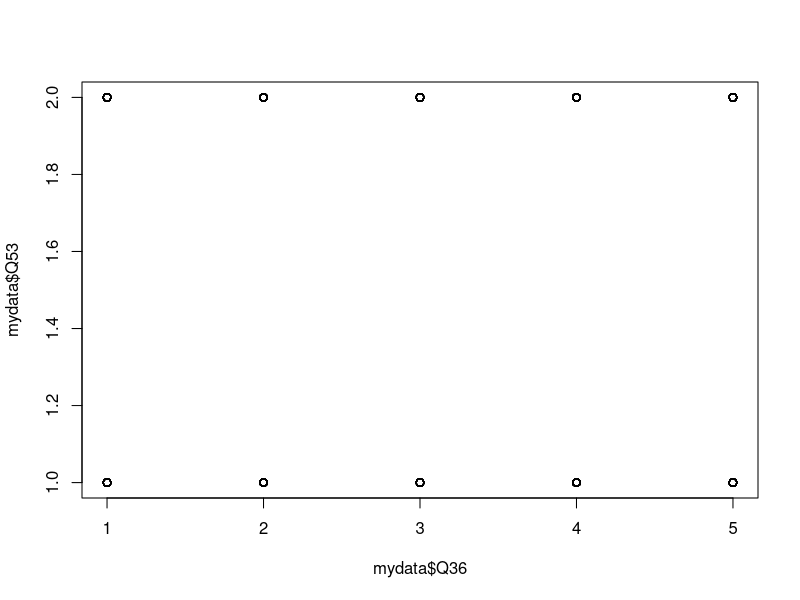
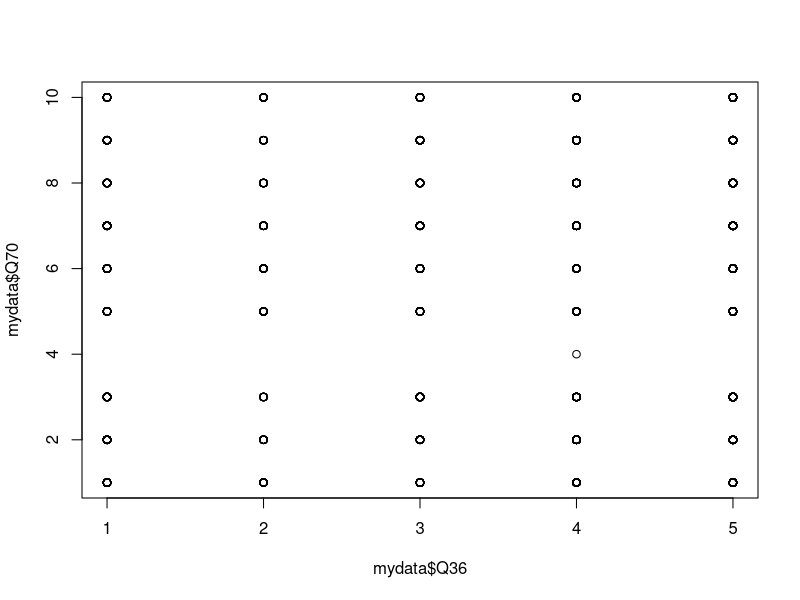
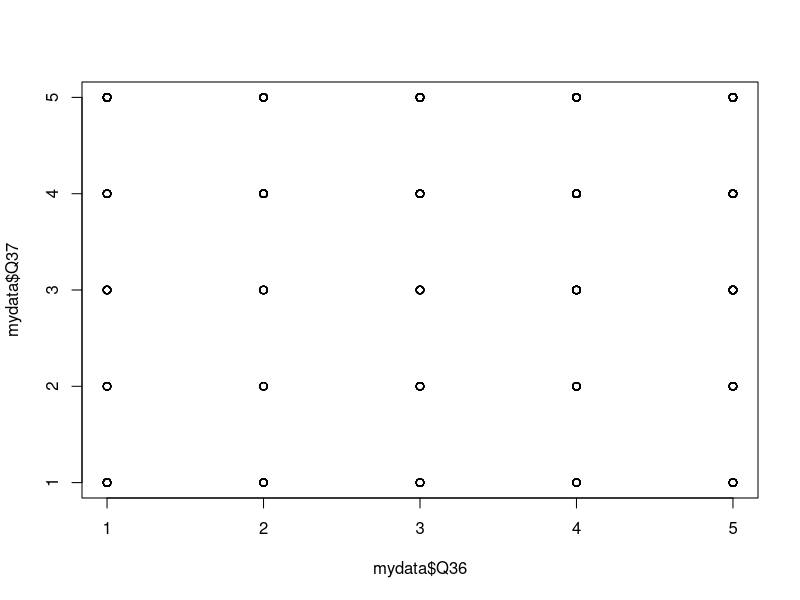
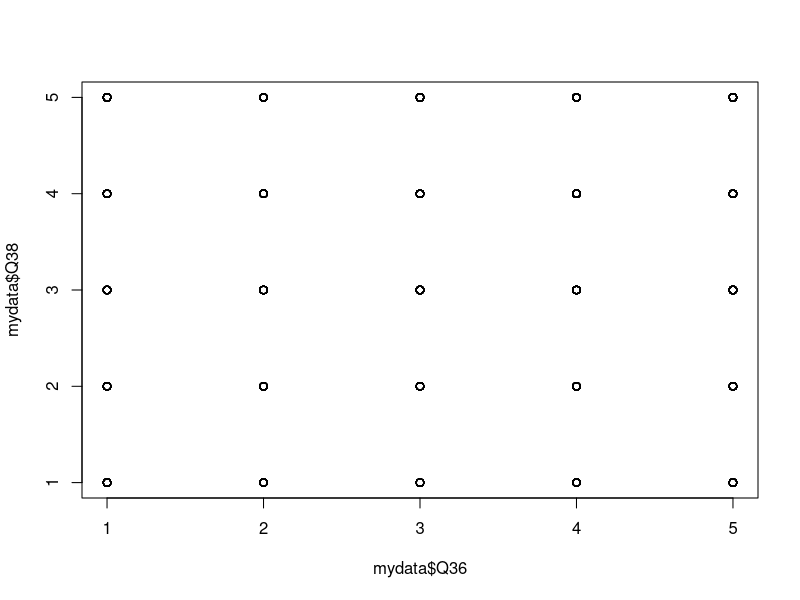
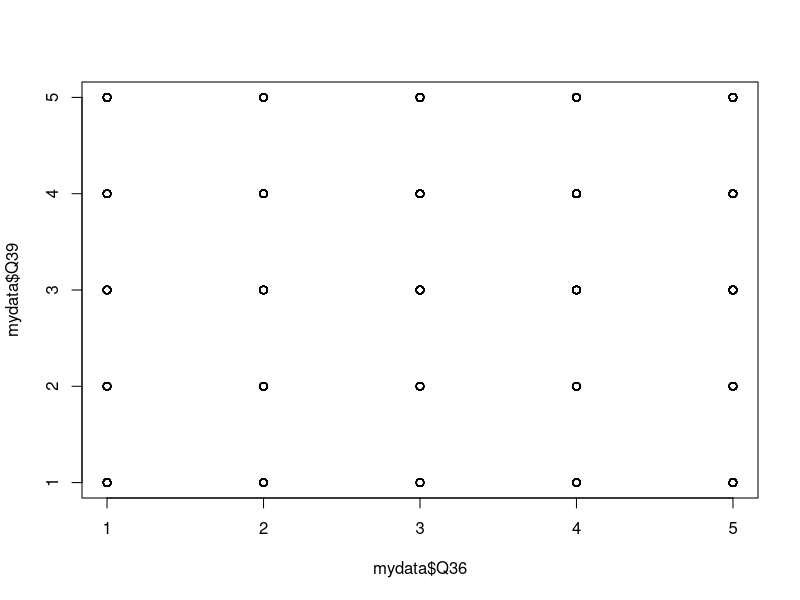
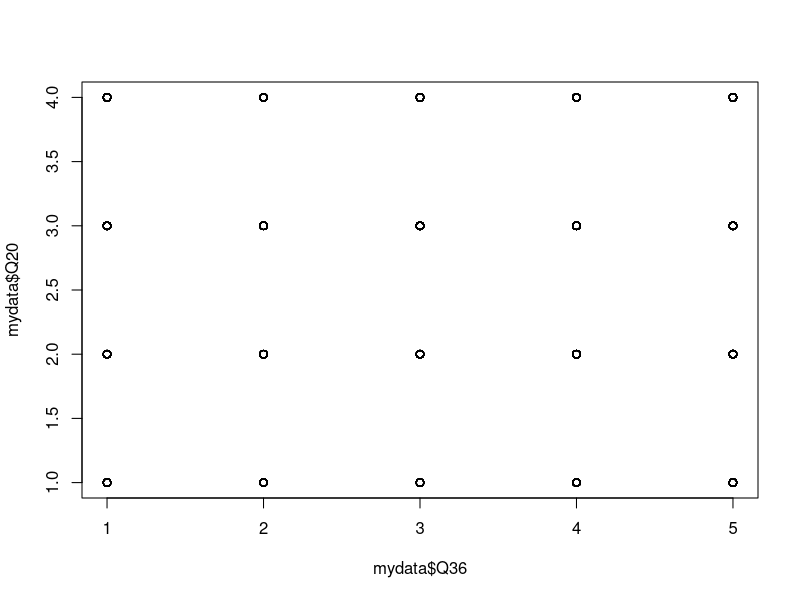
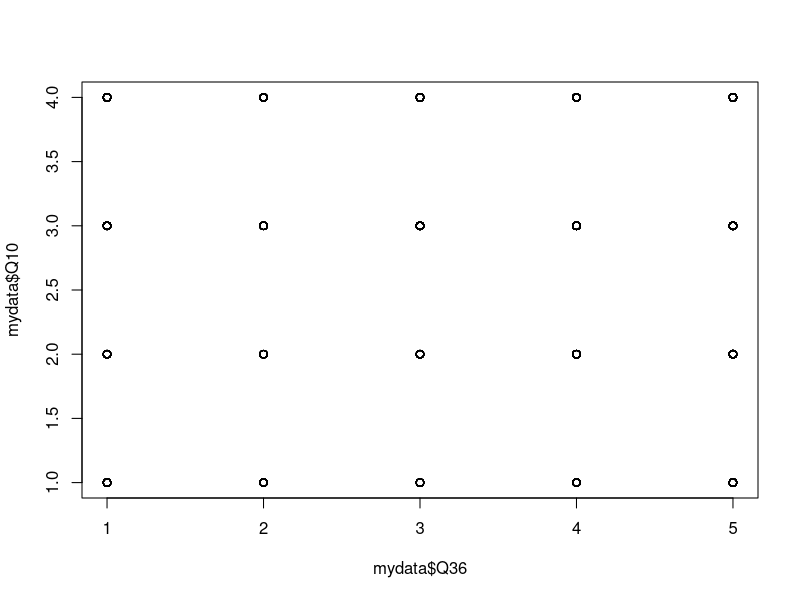
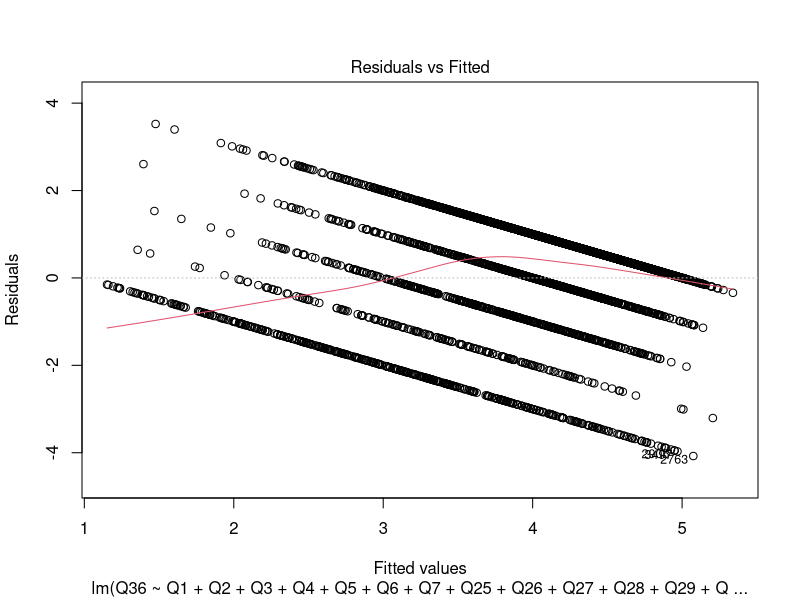

These charts were generated, in order, by the following R code:
#Counter terrorism project

mydata <- read.csv("CP-MLR.csv",header=TRUE);

attach(mydata)

View(mydata)

head(mydata)

Q36_lm = lm(Q36~Q1+Q2+Q3+Q4+Q5+Q6+Q7+Q25+Q26+Q27+Q28+Q29+Q30+Q53+Q54+Q55+Q56+Q57+Q59+Q60+Q63+Q64+Q65+Q66+Q69+Q70+Q37+Q38+Q39+Q19+Q20+Q22+Q10+Q34,data=mydata)

anova_tst_old = aov(Q36~Q1+Q2+Q3+Q4+Q5+Q6+Q7+Q25+Q26+Q27+Q28+Q29+Q30+Q53+Q54+Q55+Q56+Q57+Q59+Q60+Q63+Q64+Q65+Q66+Q69+Q70+Q37+Q38+Q39+Q19+Q20+Q22+Q10+Q34,data=mydata)

summary(anova_tst_old)

coeffs=coefficients(Q36_lm);

coeffs

summary(Q36_lm)

# Multi linear regression equation

# Q36 = 0.1129719*Q53 + 0.0241645*Q70 + 0.1717494*Q37 +  0.2531715*Q38 + 0.2520027*Q39 -0.0662307*Q20
#+ 0.1981727*Q10

#values for dependent variable. R square measures what your
#r square shud be close to 1

linear_model_upd <- lm (Q36~Q53+Q70+Q37+Q38+Q39+Q20+Q10)

summary(linear_model_upd)

anovatest = aov(Q36~Q53+Q70+Q37+Q38+Q39+Q20+Q10)

summary(anovatest)

#get rid of outliers--rows, observations.

# Pr value for Q53, Q70, Q37, Q38, Q39, Q20 and Q10 is less than 0.05, and hence are better
# contributors than others.

# Plotting each component against Q36

plot(mydata$Q36,mydata$Q53)

plot(mydata$Q36,mydata$Q70)

plot(mydata$Q36,mydata$Q37)

plot(mydata$Q36,mydata$Q38)

plot(mydata$Q36,mydata$Q39)

plot(mydata$Q36,mydata$Q20)

plot(mydata$Q36,mydata$Q10)

predict(Q36_lm)

confint(Q36_lm)

Q36.res = resid(Q36_lm)

Q36.res

plot(Q36_lm)

predict(Q36_lm, level = 0.95)

#scatter plots
pairs(~Q36+Q1+Q2+Q3+Q4+Q5+Q6+Q7+Q24+Q25+Q26+Q27+Q28+Q29+Q30,data=mydata,main="scatter plot")

pairs(~Q36+Q53+Q54+Q55+Q56+Q57+Q59+Q60+Q63+Q64+Q65+Q66+Q69+Q70,data=mydata,main="scatter plot")

Q36_stdres=rstandard(Q36_lm)

#standard residual plot

qqnorm(Q36_stdres,ylab = "Standardized Residuals", xlab = "Normal Scores", main = "standard residuals")

qqline(Q36_stdres)
